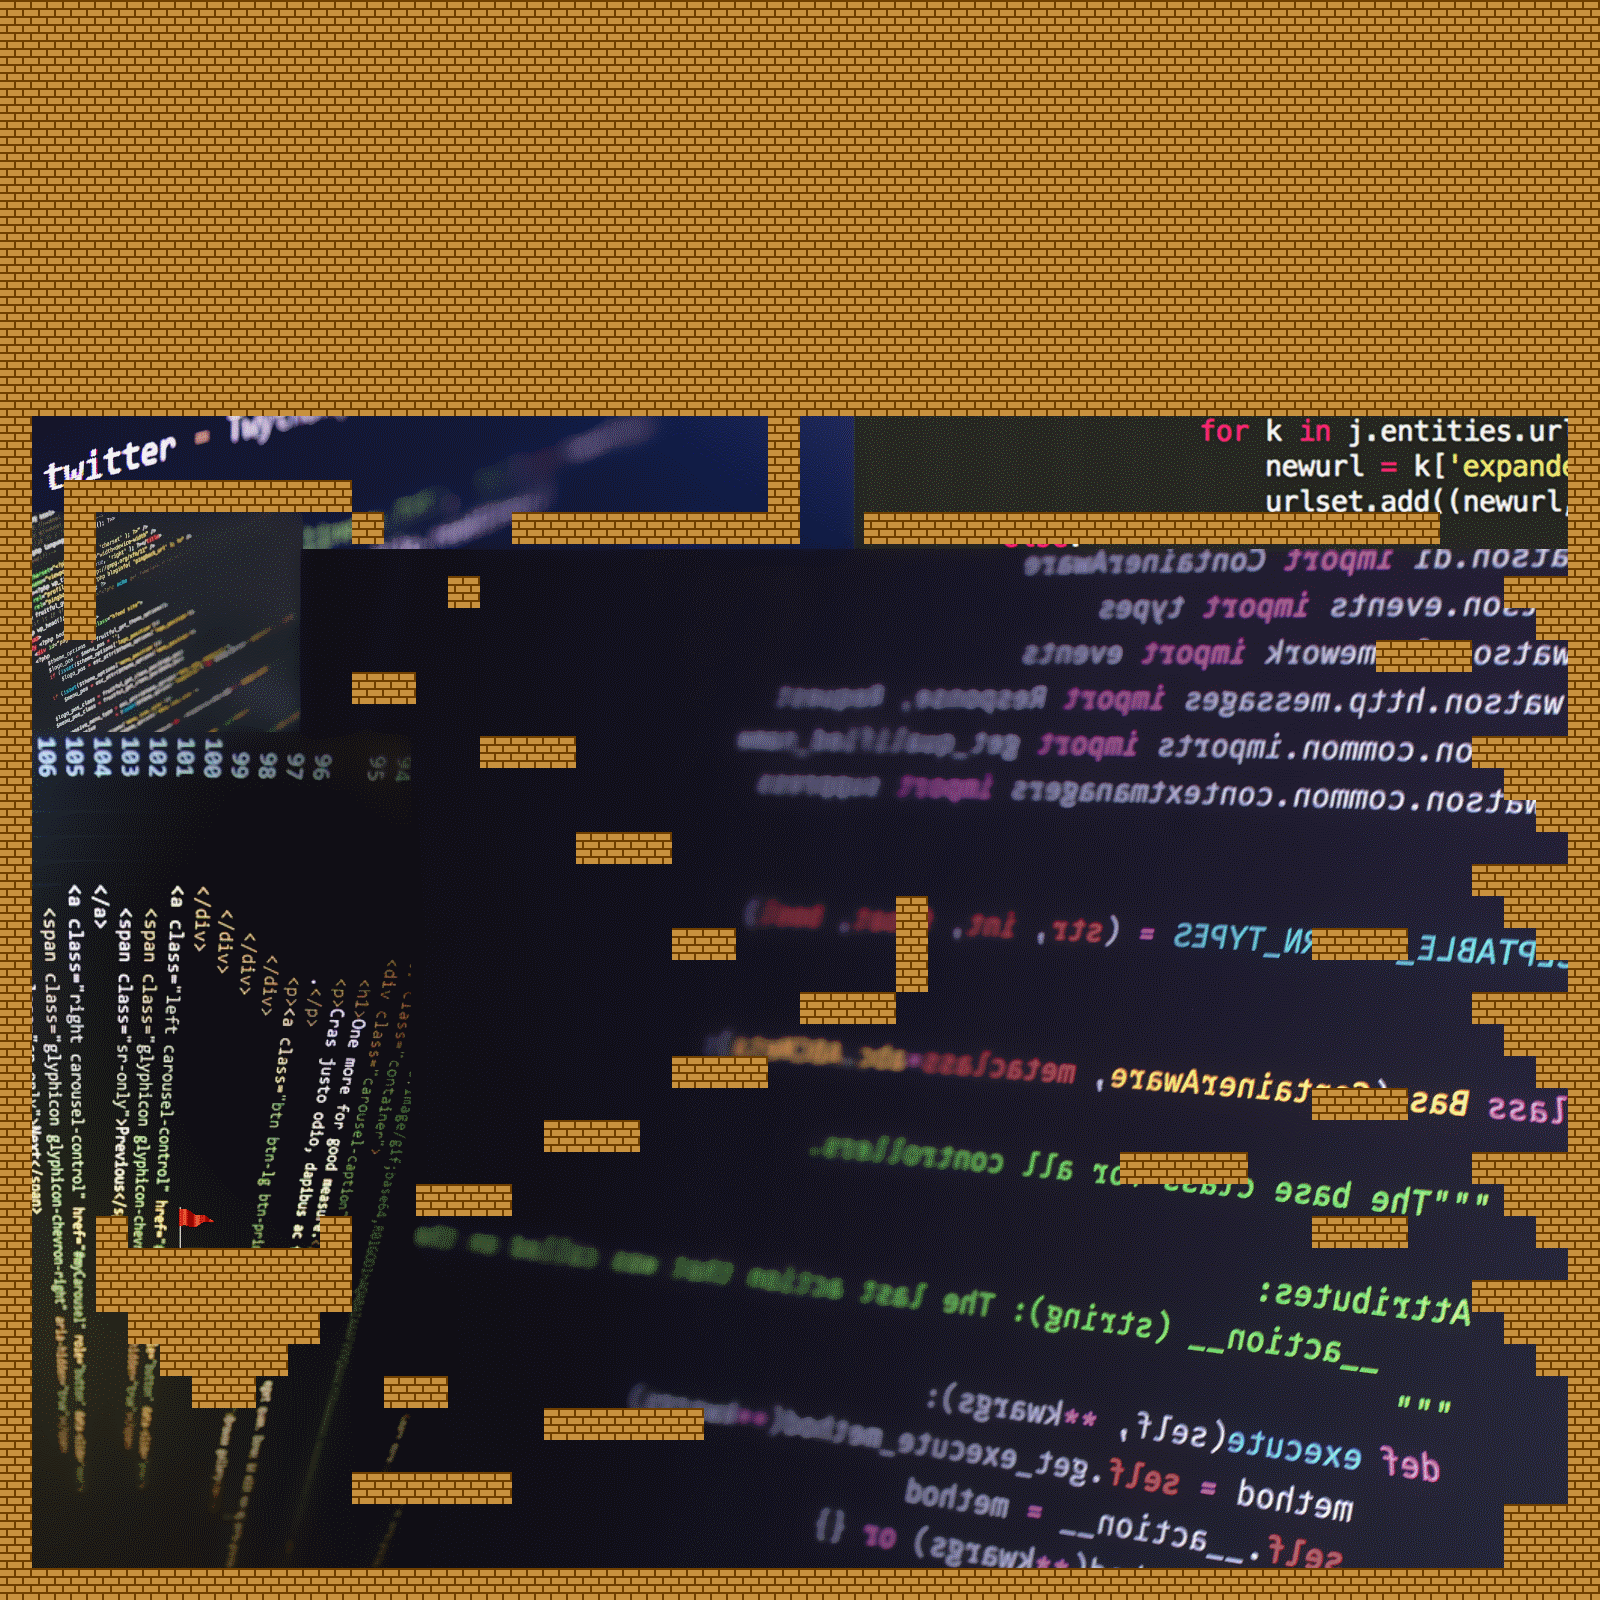

A level layout from a 2D game, rendered from its tile map. Below: a short description, then the map file with tile-grid data replaced by summaries:
An orthogonal 50x50 tile map with 32x32 px tiles, 1 tile layer (set), 1 hidden layer not drawn, 3 tilesets, 1 image layer.

<map version="1.0" tiledversion="1.0.2" orientation="orthogonal" renderorder="right-down" width="50" height="50" tilewidth="32" tileheight="32" nextobjectid="1">
 <tileset firstgid="1" source="./data/tilemaps/triggers.tsx" />
 <tileset firstgid="33" source="./data/tilemaps/mazetiles.tsx" />
 <tileset firstgid="35" source="./data/tilemaps/mazetiles.tsx" />
 <imagelayer name="Image Layer 1">
  <image source="./data/Level3bg.png" width="1600" height="1600" />
 </imagelayer>
 <layer name="set" width="50" height="50">
  <data>[2500 cells, 937 non-empty, 1 distinct tile ids]</data>
 </layer>
 <layer name="triggers" width="50" height="50" visible="0">
  <data>[2500 cells, 407 non-empty, 16 distinct tile ids]</data>
 </layer>
</map>
